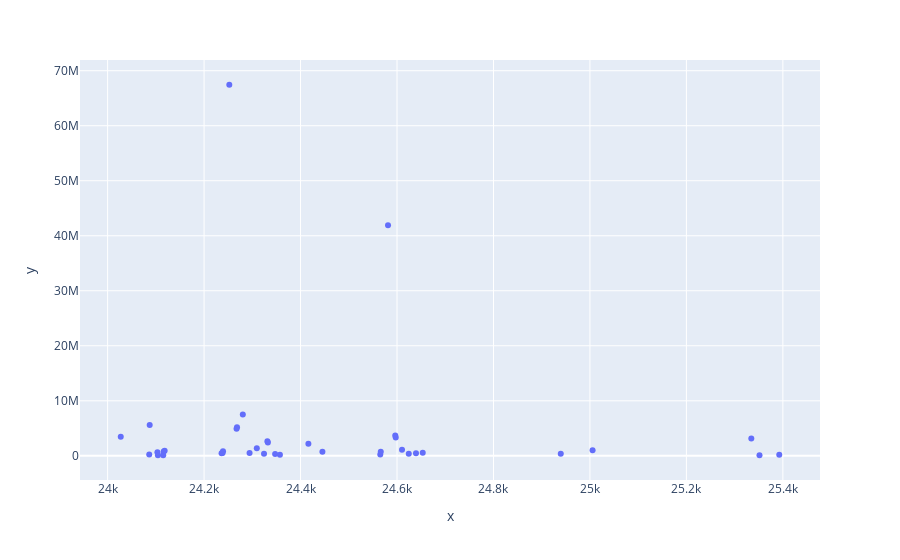

The code cell stored with this chart in its notebook:
### Code cell
df_phe_25k = df_phe[(df_phe.Mass > 24000) & (df_phe.Mass < 26000) & (df_phe.Vol > 1E5)]
# df_phe_25k = df_phe[(df_phe.Mass > 23900) & (df_phe.Mass < 24000)]
# df_phe_25k = df_phe[df_phe.Mass > 23000]
px.scatter(x=df_phe_25k.Mass, y=df_phe_25k.Vol)

### Figure 1 — Plotly figure (JSON) as saved in the notebook; plotly's stock layout.template omitted (floating-point values rounded to 4 significant figures)
{"data": [{"hoverlabel": {"namelength": 0}, "hovertemplate": "x=%{x}<br>y=%{y}", "legendgroup": "", "marker": {"color": "#636efa", "symbol": "circle"}, "mode": "markers", "name": "", "showlegend": false, "type": "scatter", "x": [24030.0, 24090.0, 24090.0, 24100.0, 24100.0, 24120.0, 24120.0, 24120.0, 24240.0, 24240.0, 24240.0, 24250.0, 24270.0, 24270.0, 24280.0, 24290.0, 24310.0, 24320.0, 24330.0, 24330.0, 24350.0, 24360.0, 24420.0, 24450.0, 24570.0, 24570.0, 24580.0, 24600.0, 24600.0, 24610.0, 24620.0, 24640.0, 24650.0, 24940.0, 25010.0, 25330.0, 25350.0, 25390.0], "xaxis": "x", "y": [3460000.0, 257500.0, 5613000.0, 663700.0, 104400.0, 121400.0, 765100.0, 936500.0, 452700.0, 511800.0, 829600.0, 67450000.0, 4921000.0, 5196000.0, 7528000.0, 517600.0, 1376000.0, 378000.0, 2658000.0, 2428000.0, 314900.0, 201400.0, 2177000.0, 745300.0, 248700.0, 733100.0, 41920000.0, 3690000.0, 3341000.0, 1098000.0, 376000.0, 447600.0, 577900.0, 389400.0, 1017000.0, 3154000.0, 100800.0, 200600.0], "yaxis": "y"}], "layout": {"legend": {"tracegroupgap": 0}, "margin": {"t": 60}, "xaxis": {"anchor": "y", "domain": [0, 1], "title": {"text": "x"}}, "yaxis": {"anchor": "x", "domain": [0, 1], "title": {"text": "y"}}}}
